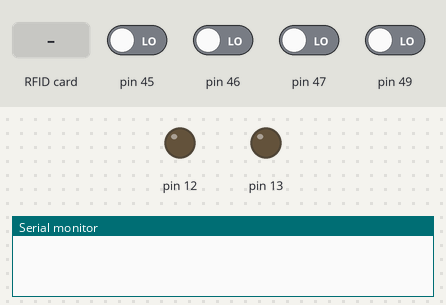
The sketch below on a simulated Arduino Mega 2560, built with avr-gcc and run on an emulated ATmega2560. Parts: output pins drawn as LEDs (lit = HIGH), the last lines printed to the serial monitor. The inputs (shaded band) are chosen by the test bench; at power-on: pin 45–47, pin 49 LOW. Pins used as bus, display or sensor lines are not drawn.

Above: at 1.3 s.
1.4 s: pin 45 driven HIGH and pin 49 driven HIGH
At 2.2 s:
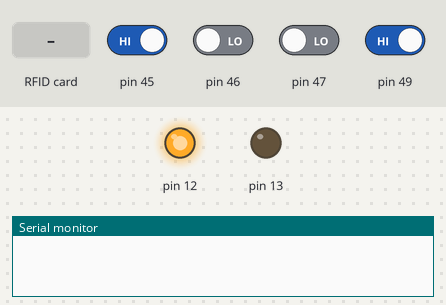
2.9 s: RFID card 5E 7A 19 C4 held to the reader
At 3.7 s:
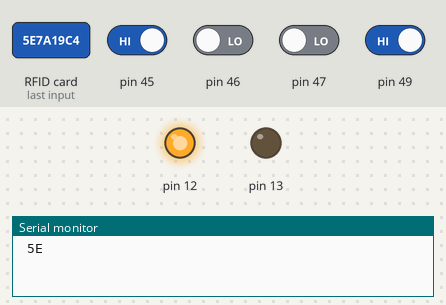
4.4 s: pin 49 driven LOW
At 5.1 s:
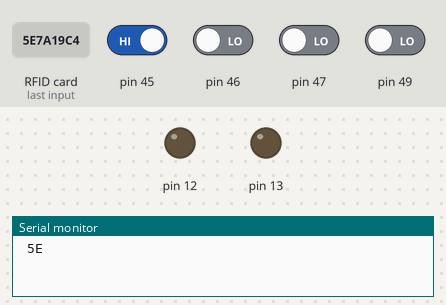
5.9 s: pin 49 driven HIGH
At 6.8 s:
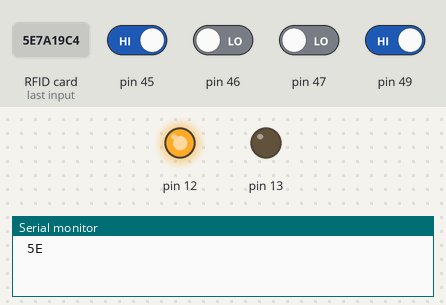
Timing chart, 0 to 8.4 s (numbered marks = the images above; inputs shaded):
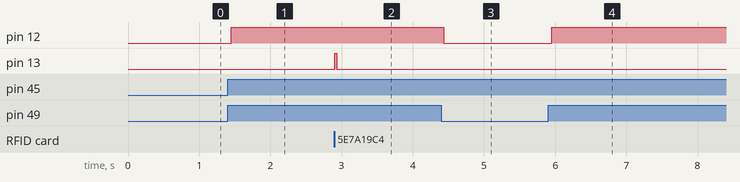

Measured:
- after the input at 1.4 s, pin 12: LOW → HIGH after 0.05 s
- after the input at 2.9 s, pin 13: LOW → HIGH at once, → LOW 0.03 s later
- after the input at 4.4 s, pin 12: HIGH → LOW at once
- after the input at 5.9 s, pin 12: LOW → HIGH after 0.05 s

The sketch:

Arduino_programa.ino
```cpp
#include <SPI.h>
#include <MFRC522.h>

#define RST_PIN         5
#define SS_1_PIN        53
#define SS_2_PIN        48
#define NR_OF_READERS   2

byte ssPins[] = {SS_1_PIN, SS_2_PIN};

int senzorvlez = 1;
int senzorizlez = 1;
int kopcegore = 0;
int kopcedole = 0;


MFRC522 mfrc522[NR_OF_READERS];

void setup() {
  pinMode(49,INPUT);
  pinMode(47,INPUT);
  pinMode(46,INPUT);
  pinMode(45,INPUT);

  pinMode(13,OUTPUT);
  pinMode(12,OUTPUT);

  Serial.begin(9600);
  while (!Serial);

  SPI.begin();

  for (uint8_t reader = 0; reader < NR_OF_READERS; reader++) {
    mfrc522[reader].PCD_Init(ssPins[reader], RST_PIN);
  }
}

void loop() {

  senzorvlez=digitalRead(49);
  senzorizlez=digitalRead(47);
  kopcedole=digitalRead(46);
  kopcegore=digitalRead(45);

  if(senzorvlez==HIGH || senzorizlez==HIGH){

        for (uint8_t reader = 0; reader < NR_OF_READERS; reader++) {
          // Look for new cards

          if (mfrc522[reader].PICC_IsNewCardPresent() && mfrc522[reader].PICC_ReadCardSerial()) {
            dump_byte_array(mfrc522[reader].uid.uidByte, mfrc522[reader].uid.size);
            mfrc522[reader].PICC_HaltA();
            mfrc522[reader].PCD_StopCrypto1();
          }
        }

  }


 if(kopcedole==HIGH){
    digitalWrite(13,LOW);
    digitalWrite(12,LOW);
 }

 if(kopcegore==HIGH){
    digitalWrite(13,LOW);
    digitalWrite(12,LOW);
    if(senzorvlez==HIGH){
      motorkontrolanadole();
    }
 }

}


void dump_byte_array(byte *buffer, byte bufferSize) {
  senzorvlez=digitalRead(49);
  senzorizlez=digitalRead(47);

  for (byte i = 0; i < 1; i++) {
    Serial.print(buffer[i] < 0x10 ? "0" : " ");
    //Serial.print(buffer[i] < 0x10 ? "0" : "");
    Serial.print(buffer[i], HEX);

  }
  motorkontrolanagore();
}


int motorkontrolanagore(){
  digitalWrite(13,HIGH);
}


int motorkontrolanadole(){
  digitalWrite(12,HIGH);
}
```
